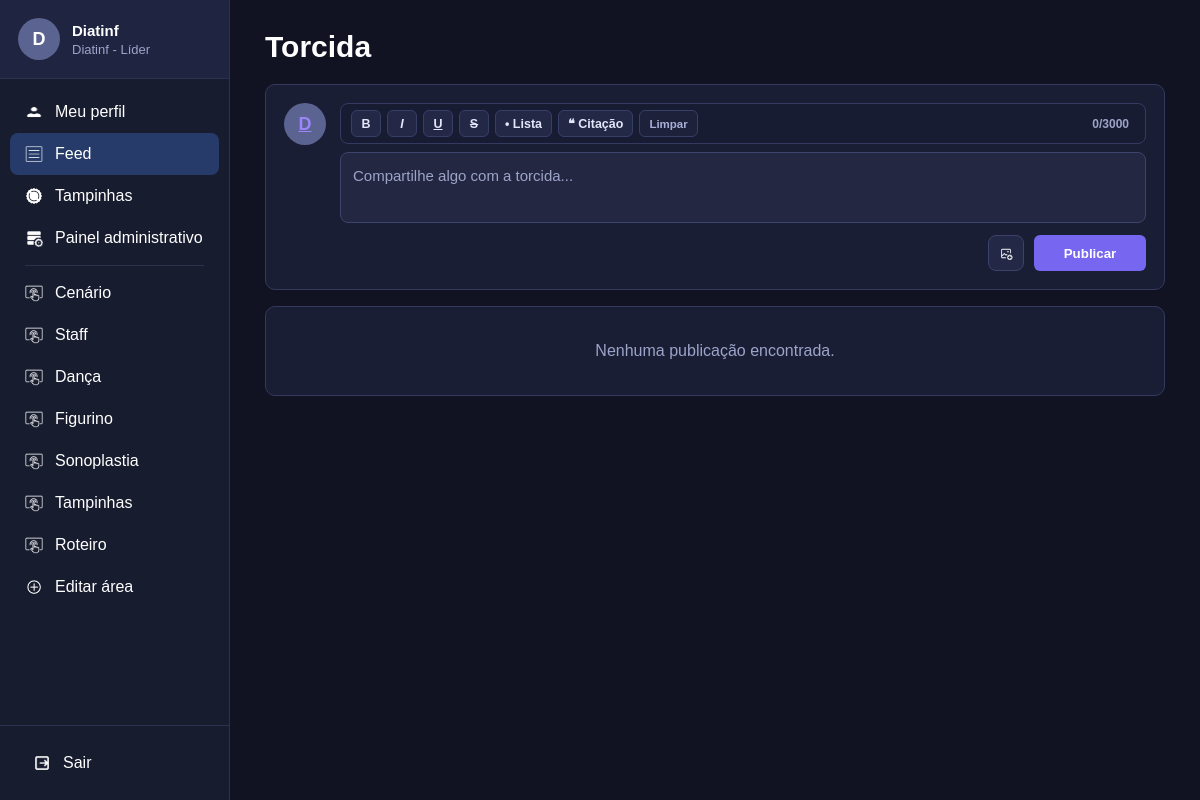
The page /feed/ (signed in) on the database its author committed.
### usuarios/models.py (models this page shows, shortened)
class Usuario(models.Model):
    nome=models.CharField(max_length=100, blank=True, default="")
    matricula=models.CharField(max_length=20, unique=True)
    senha=models.CharField(max_length=255)
    diretoria=models.CharField(max_length=50)
    areas=models.TextField()
    aprovado=models.BooleanField(default=True)
    sub_lider=models.BooleanField(default=False)
    sublider_de=models.CharField(max_length=50, null=True, blank=True)
    doacao_tampinhas=models.FloatField(default=0)
    foto=models.ImageField(upload_to="perfis/", null=True, blank=True)
    banner=models.ImageField(upload_to="banners/", null=True, blank=True)
    bio=models.TextField(blank=True, default="")
    curso=models.CharField(max_length=150, blank=True, default="")
    session_version=models.PositiveIntegerField(default=1)
    def nome_exibicao(self):
        if self.nome and self.nome.strip():
            return self.nome.strip()
        return self.matricula
    def inicial_perfil(self):
        base = (self.nome_exibicao() or "U").strip()
        return base[0].upper() if base else "U"
    def eh_administrador(self):
        from .suap import MATRICULAS_ADM_FIXAS
        mat = (self.matricula or "").strip().lower()
        diret = (self.diretoria or "").strip().lower()
        return mat in MATRICULAS_ADM_FIXAS or diret in ["líder", "lider", "líder geral", "lider geral"]
    def tem_acesso_painel(self):
        return self.eh_administrador() or self.sub_lider
    def get_areas_sidebar(self):
        if self.eh_administrador():
            return ["Cenário", "Staff", "Dança", "Figurino", "Sonoplastia", "Tampinhas", "Roteiro"]
        return self.get_areas_ordenadas()

### usuarios/views.py (the view)
# urls.py: path("feed/", views.feed, name="feed"),
def feed(request):
    usuario = usuario_logado(request)
    if usuario is None:
        return redirect("login")
    if usuario.diretoria in DIRETORIAS:
        publicacoes = list(
            Publicacao.objects.filter(usuario__diretoria__iexact=usuario.diretoria)
            .select_related("usuario", "resposta_a", "resposta_a__usuario")
            .prefetch_related("curtidas")
            .order_by("-data")
        )
    else:
        publicacoes = list(
            Publicacao.objects.select_related("usuario", "resposta_a", "resposta_a__usuario")
            .prefetch_related("curtidas")
            .order_by("-data")
        )
    curtidas = set(Curtida.objects.filter(usuario=usuario).values_list("publicacao_id", flat=True))
    respostas_para_mim = [
        p for p in publicacoes
        if p.resposta_a_id and p.resposta_a and p.resposta_a.usuario_id == usuario.id and p.usuario_id != usuario.id
    ][:5]
    return render(request, "feed.html", {
        "usuario": usuario,
        "publicacoes": publicacoes,
        "curtidas": curtidas,
        "respostas_para_mim": respostas_para_mim,
    })

### usuarios/templates/feed.html (shortened to what this page needs)
{% load static usuarios_extras %}
<!DOCTYPE html>
<html lang="pt-br">
<head>
    <link rel="stylesheet" href="{% static 'css/base.css' %}?v=20261111">
    <link rel="stylesheet" href="{% static 'css/feed.css' %}?v=20261111">
</head>
<body>
{% include "_sidebar.html" with pagina_ativa="feed" %}
<main class="conteudo">
    <div class="container-pagina">
        <div class="titulo-pagina">
            <h1>Torcida</h1>
        </div>
        <section class="nova-publicacao" id="box-nova-publicacao-feed">
            <form action="{% url 'publicar' %}" method="POST" enctype="multipart/form-data" id="form-publicar-feed">
                <div class="topo-publicacao">
                    <a href="{% url 'meu_perfil' %}" class="avatar" title="Meu perfil">
                        {% if usuario.foto and usuario.foto.name %}
                            <img src="{{ usuario.foto.url }}" alt="{{ usuario.nome_exibicao }}" class="avatar-foto-img">
                        {% else %}
                            {{ usuario.inicial_perfil }}
                        {% endif %}
                    </a>
                    <textarea
                        name="texto"
                        id="textarea-feed"
                        maxlength="3000"
                        data-rich-editor="1"
                        placeholder="Compartilhe algo com a torcida..."></textarea>
                </div>
                <div class="acoes-publicacao">
                    <label for="input-img-feed" class="btn-icone-anexar" title="Adicionar imagem" aria-label="Adicionar imagem">
                        <img src="{% static 'imgs/icone-add-imagem.png' %}" alt="Adicionar imagem">
                    </label>
                    <button type="submit" class="btn-publicar-feed">Publicar</button>
                </div>
            </form>
        </section>
        <section class="feed">
            {% for publicacao in publicacoes %}
            <article class="card {% if publicacao.resposta_a_id and publicacao.resposta_a.usuario_id == usuario.id and publicacao.usuario_id != usuario.id %}resposta-para-mim{% endif %}" id="pub-{{ publicacao.id }}">
                {% if publicacao.resposta_a %}
                <div class="feed-resposta-citacao" data-scroll-to="pub-{{ publicacao.resposta_a.id }}" title="Clique para ver a publicação respondida">
                    <a href="{% url 'ver_perfil' publicacao.resposta_a.usuario.id %}" class="avatar avatar-pequeno-feed" title="Ver perfil de {{ publicacao.resposta_a.usuario.nome_exibicao }}">
                        {% if publicacao.resposta_a.usuario.foto and publicacao.resposta_a.usuario.foto.name %}
                            <img src="{{ publicacao.resposta_a.usuario.foto.url }}" alt="{{ publicacao.resposta_a.usuario.nome_exibicao }}" class="avatar-foto-img">
                        {% else %}
                            {{ publicacao.resposta_a.usuario.inicial_perfil }}
                        {% endif %}
                    </a>
                    <div class="feed-citacao-textos">
                        <a href="{% url 'ver_perfil' publicacao.resposta_a.usuario.id %}" class="feed-citacao-autor link-perfil-usuario">{{ publicacao.resposta_a.usuario.nome_exibicao }}</a>
                        <p class="feed-citacao-mensagem">
                            {% if publicacao.resposta_a.texto %}{{ publicacao.resposta_a.texto|truncatechars:140 }}{% else %}[Imagem anexada]{% endif %}
                        </p>
                    </div>
                </div>
                {% endif %}
                <div class="cabecalho">
                    <a href="{% url 'ver_perfil' publicacao.usuario.id %}" class="avatar" title="Ver perfil de {{ publicacao.usuario.nome_exibicao }}">
                        {% if publicacao.usuario.foto and publicacao.usuario.foto.name %}
                            <img src="{{ publicacao.usuario.foto.url }}" alt="{{ publicacao.usuario.nome_exibicao }}" class="avatar-foto-img">
                        {% else %}
                            {{ publicacao.usuario.inicial_perfil }}
                        {% endif %}
                    </a>
                    <div class="info">
                        <h3>
                            <a href="{% url 'ver_perfil' publicacao.usuario.id %}" class="link-perfil-usuario">
                                {{ publicacao.usuario.nome_exibicao }}
                            </a>
                            {% if publicacao.resposta_a_id and publicacao.resposta_a.usuario_id == usuario.id and publicacao.usuario_id != usuario.id %}
                            <span class="badge-respondeu-voce">↳ Respondeu a você</span>
                            {% endif %}
                        </h3>
                        <p>{{ publicacao.usuario.diretoria }}</p>
                        <small>{{ publicacao.data|date:"d/m/Y • H:i" }}{% if publicacao.editado %}<span class="badge-editado">(editado)</span>{% endif %}</small>
                    </div>
                </div>
                <div class="corpo-card">
                    <div class="avatar-espaco"></div>
                    <div style="flex: 1; min-width: 0;">
                        {% if publicacao.texto %}
                        <div class="texto">{{ publicacao.texto|formatar_texto }}</div>
                        {% endif %}
                        {% if publicacao.imagem and publicacao.imagem.name %}
                        <div class="midia-anexada-wrap">
                            <img src="{{ publicacao.imagem.url }}" alt="Imagem enviada por {{ publicacao.usuario.nome_exibicao }}" class="img-midia-anexada img-ampliavel" data-lightbox-src="{{ publicacao.imagem.url }}" data-lightbox-alt="Publicação de {{ publicacao.usuario.nome_exibicao }}">
                        </div>
                        {% endif %}
                        {% if publicacao.usuario.id == usuario.id %}
                        <form action="{% url 'editar_publicacao' publicacao.id %}" method="POST" class="form-edicao-inline" id="form-editar-pub-{{ publicacao.id }}" style="display: none;">
                            {% csrf_token %}
                            <textarea name="texto" maxlength="3000" {% if not publicacao.imagem %}required{% endif %}>{{ publicacao.texto }}</textarea>
                            <div class="acoes-edicao-inline">
                                <button type="button" class="btn-cancelar-edicao" data-cancel-edit="form-editar-pub-{{ publicacao.id }}">Cancelar</button>
                                <button type="submit" class="btn-salvar-edicao">Salvar alterações</button>
                            </div>
                        </form>
                        {% endif %}
                    </div>
                </div>
                <div class="rodape-card">
                    <div class="avatar-espaco"></div>
                    <div class="rodape-acoes">
                        <div class="acoes-esquerda-card">
                            <button class="curtir" data-id="{{ publicacao.id }}">
                                <img
                                    class="icone-curtir"
                                    src="{% if publicacao.id in curtidas %}{% static 'imgs/coracao-vermelho.png' %}{% else %}{% static 'imgs/coracao-cinza.png' %}{% endif %}"
                                    alt="Curtir">
                                <span>{{ publicacao.total_curtidas }}</span>
                            </button>
                            <button
                                type="button"
                                class="btn-responder-feed"
                                data-id="{{ publicacao.id }}"
                                data-autor="{{ publicacao.usuario.nome_exibicao }}"
                                data-inicial="{{ publicacao.usuario.inicial_perfil }}"
                                data-foto="{% if publicacao.usuario.foto and publicacao.usuario.foto.name %}{{ publicacao.usuario.foto.url }}{% endif %}"
                                data-texto="{% if publicacao.texto %}{{ publicacao.texto|truncatechars:140 }}{% else %}[Imagem anexada]{% endif %}">
                                <svg class="icone-responder-svg" viewBox="0 0 24 24" width="15" height="15" fill="none" stroke="currentColor" stroke-width="2" stroke-linecap="round" stroke-linejoin="round">
                                    <polyline points="9 17 4 12 9 7"></polyline>
                                    <path d="M20 18v-2a4 4 0 0 0-4-4H4"></path>
                                </svg>
                                <span>Responder</span>
                            </button>
                        </div>
                        <div class="acoes-direita-card">
                            {% if publicacao.usuario.id == usuario.id %}
                            <button type="button" class="btn-editar-inline" data-toggle-edit="form-editar-pub-{{ publicacao.id }}" title="Editar publicação">
                                ✎ Editar
                            </button>
                            {% endif %}
                            {% if publicacao.usuario.id == usuario.id or usuario.eh_administrador %}
                            <form action="{% url 'excluir_publicacao' publicacao.id %}" method="POST" class="form-excluir">
                                {% csrf_token %}
                                <button type="submit" class="excluir" title="Excluir publicação">
                                    <img src="{% static 'imgs/lixeira.png' %}" alt="Excluir">
                                </button>
                            </form>
                            {% endif %}
                        </div>
                    </div>
                </div>
            </article>
            {% empty %}
            <div class="sem-publicacoes">
                Nenhuma publicação encontrada.
            </div>
            {% endfor %}
        </section>
    </div>
</main>
</body>
</html>

### usuarios/templates/_sidebar.html (shortened to what this page needs)
{% load static %}
<aside class="sidebar" id="sidebar-principal">
    <div class="sidebar-topo-scroll">
        <a href="{% url 'meu_perfil' %}" class="usuario {% if pagina_ativa == 'perfil' %}usuario-ativo{% endif %}" title="Acessar meu perfil">
            <div class="avatar">
                {% if usuario.foto and usuario.foto.name %}
                    <img src="{{ usuario.foto.url }}" alt="{{ usuario.nome_exibicao }}" class="avatar-foto-img">
                {% else %}
                    {{ usuario.inicial_perfil }}
                {% endif %}
            </div>
            <div class="dados-usuario">
                <h3>{{ usuario.nome_exibicao }}</h3>
                <p>{{ usuario.diretoria }} - {% if usuario.eh_administrador %}Líder{% elif usuario.sub_lider %}Sub-Líder{% else %}Membro{% endif %}</p>
            </div>
        </a>
        <nav class="menu">
            <a href="{% url 'meu_perfil' %}" class="{% if pagina_ativa == 'perfil' %}ativo{% endif %}">
                <img src="{% static 'imgs/icone-usuario.png' %}" alt="Perfil">
                <span>Meu perfil</span>
            </a>
            <a href="{% url 'feed' %}" class="{% if pagina_ativa == 'feed' %}ativo{% endif %}">
                <img src="{% static 'imgs/icone-feed.png' %}" alt="Feed">
                <span>Feed</span>
            </a>
            <a href="{% url 'tampinhas' %}" class="{% if pagina_ativa == 'tampinhas' %}ativo{% endif %}">
                <img src="{% static 'imgs/icone-tampinhas.png' %}" alt="Tampinhas">
                <span>Tampinhas</span>
            </a>
            {% if usuario.tem_acesso_painel %}
                <a href="{% url 'painel_administrativo' %}" class="{% if pagina_ativa == 'painel' %}ativo{% endif %}">
                    <img src="{% static 'imgs/icone-painel.png' %}" alt="Painel">
                    <span class="texto-painel">Painel administrativo</span>
                </a>
            {% endif %}
            <div class="menu-separador"></div>
            {% for area in usuario.get_areas_sidebar %}
                <a href="{% url 'chat_area' area %}" class="{% if area_ativa == area %}ativo{% endif %}">
                    <img src="{% static 'imgs/icone-area.png' %}" alt=""><span>{{ area }}</span>
                </a>
            {% endfor %}
            <a href="{% url 'nova_area' %}" class="{% if pagina_ativa == 'nova_area' %}ativo{% endif %}">
                <img src="{% static 'imgs/icone-editar-area.png' %}" alt="Editar área">
                <span>Editar área</span>
            </a>
        </nav>
    </div>
    <div class="rodape-sidebar">
        <a href="{% url 'sair' %}" id="link-sair-sidebar" onclick="return confirm('Deseja realmente sair da sua conta?');">
            <img src="{% static 'imgs/icone-sair.png' %}" alt="Sair">
            <span>Sair</span>
        </a>
    </div>
</aside>

### rows shown on the page
Usuario: inicial_perfil "D", nome_exibicao "Diatinf", diretoria "Diatinf"

### other values the page prints
{{ area }} "Cenário" "Staff" "Dança" "Figurino" "Sonoplastia" "Tampinhas" "Roteiro"
